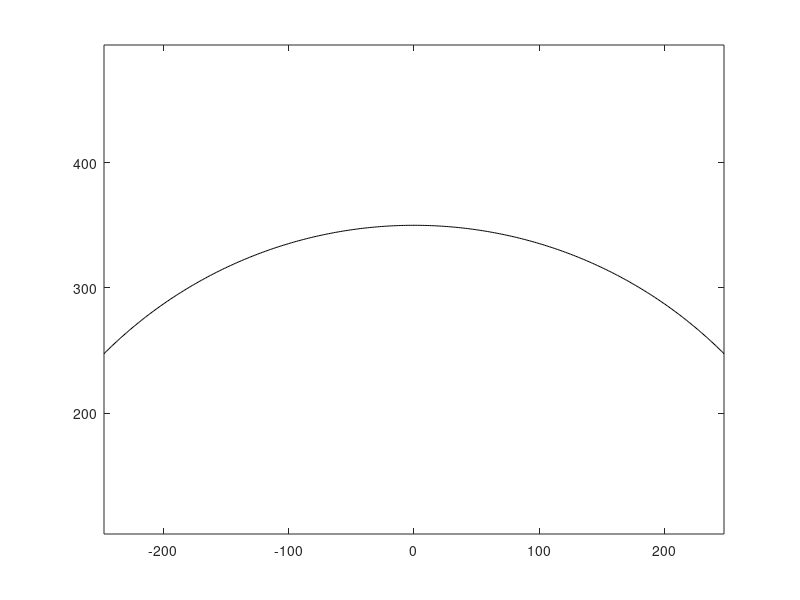

Recreate this plot in MATLAB.
% x = 0:1:60;
% 
% y=sqrt(900-x*x');
% figure
% plot(x,y)
clear
close
r=350;
x=0;
y=0;
th = 0:pi/800:pi;
xunit = r * cos(th) + x;
yunit = r * sin(th) + y;
% figure( 'Position', [10 10 640 480])
% plot(xunit, yunit);
% xlim=([-300 300]);
% ylim=([-300 300]);
% axis square
figure( 'Position', [10 10 640 480])
xunit=xunit(201:601);
yunit=yunit(201:601);
plot(xunit, yunit,'color','black');
axis equal